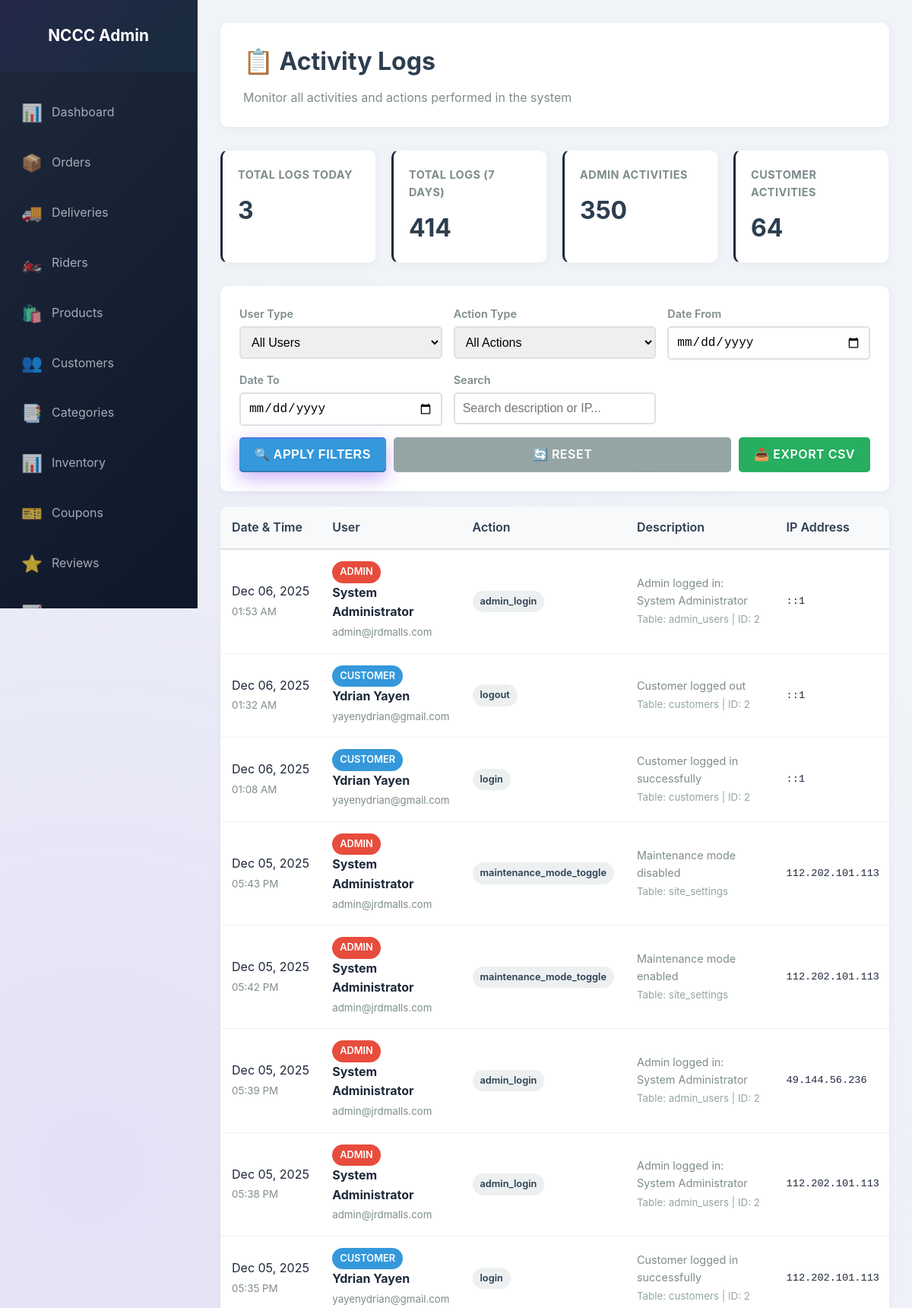
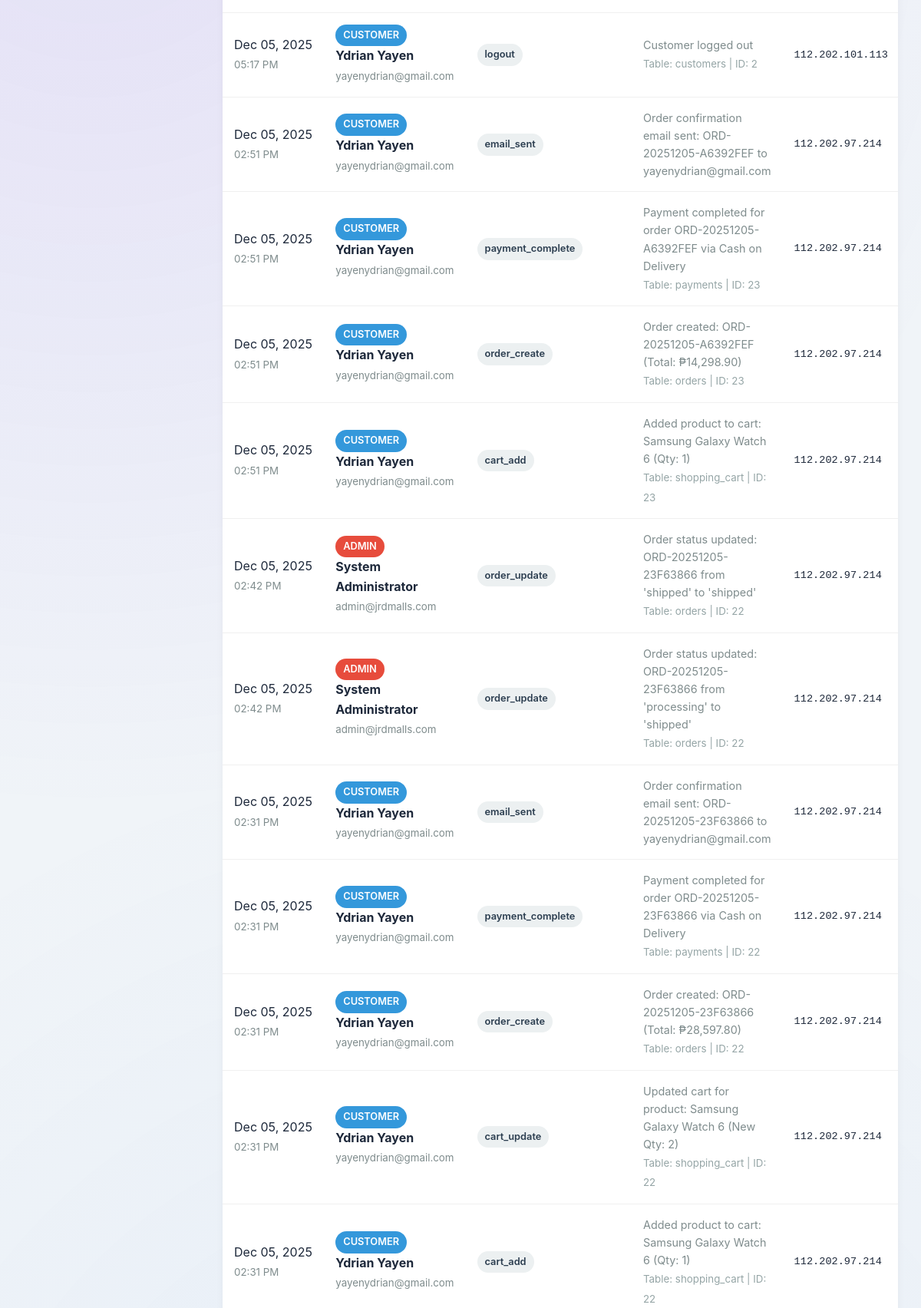
The page /admin/activity_logs.php (signed in, upper part) on the database its author committed (2 pictures, top to bottom).
### tables this page shows
CREATE TABLE `activity_logs` (
  `log_id` int(11) NOT NULL,
  `user_type` enum('admin','customer') NOT NULL,
  `user_id` int(11) NOT NULL,
  `action_type` varchar(50) NOT NULL,
  `action_description` text NOT NULL,
  `table_affected` varchar(50) DEFAULT NULL,
  `record_id` int(11) DEFAULT NULL,
  `old_values` text DEFAULT NULL,
  `new_values` text DEFAULT NULL,
  `ip_address` varchar(45) DEFAULT NULL,
  `user_agent` varchar(255) DEFAULT NULL,
  `created_at` timestamp NOT NULL DEFAULT current_timestamp()
);

### config.php (called while the page is built, shortened)
<?php
function getDBConnection() {
    $conn = new mysqli(DB_HOST, DB_USER, DB_PASS, DB_NAME);
    $conn->set_charset("utf8mb4");
    $conn->query("SET time_zone = '+08:00'");
    return $conn;
}
require_once __DIR__ . '/includes/ActivityLogger.php';
?>

### includes/ActivityLogger.php (called while the page is built, shortened)
<?php
class ActivityLogger {
    private $conn;
    public function __construct($connection = null) {
        $this->conn = $connection ?: getDBConnection();
    }
    public function getLogs($filters = []) {
        $where = [];
        $params = [];
        $types = '';
        $whereClause = !empty($where) ? 'WHERE ' . implode(' AND ', $where) : '';
        $limit = $filters['limit'] ?? 50;
        $offset = $filters['offset'] ?? 0;
        $query = "
            SELECT al.*,
                   CASE
                       WHEN al.user_type = 'admin' THEN au.full_name
                       WHEN al.user_type = 'customer' THEN CONCAT(c.first_name, ' ', c.last_name)
                   END as user_name,
                   CASE
                       WHEN al.user_type = 'admin' THEN au.email
                       WHEN al.user_type = 'customer' THEN c.email
                   END as user_email
            FROM activity_logs al
            LEFT JOIN admin_users au ON al.user_type = 'admin' AND al.user_id = au.admin_id
            LEFT JOIN customers c ON al.user_type = 'customer' AND al.user_id = c.customer_id
            $whereClause
            ORDER BY al.created_at DESC
            LIMIT ? OFFSET ?
        ";
        $stmt = $this->conn->prepare($query);
        if (!empty($params)) {
            $types .= 'ii';
            $params[] = $limit;
            $params[] = $offset;
            $stmt->bind_param($types, ...$params);
        } else {
            $stmt->bind_param('ii', $limit, $offset);
        }
        $stmt->execute();
        return $stmt->get_result()->fetch_all(MYSQLI_ASSOC);
    }
    public function getLogCount($filters = []) {
        $where = [];
        $params = [];
        $types = '';
        if (isset($filters['user_type'])) {
            $where[] = "user_type = ?";
            $params[] = $filters['user_type'];
            $types .= 's';
        }
        if (isset($filters['date_from'])) {
            $where[] = "created_at >= ?";
            $params[] = $filters['date_from'];
            $types .= 's';
        }
        $whereClause = !empty($where) ? 'WHERE ' . implode(' AND ', $where) : '';
        $query = "SELECT COUNT(*) as total FROM activity_logs $whereClause";
        $stmt = $this->conn->prepare($query);
        if (!empty($params)) {
            $stmt->bind_param($types, ...$params);
        }
        $stmt->execute();
        $result = $stmt->get_result()->fetch_assoc();
        return $result['total'];
    }
}
?>

### admin/activity_logs.php (the view, shortened to what this page needs)
<?php
require_once '../config.php';
require_once '../includes/ActivityLogger.php';
$logger = new ActivityLogger();
$filters = [];
$page = isset($_GET['page']) ? max(1, intval($_GET['page'])) : 1;
$per_page = 50;
$filters['limit'] = $per_page;
$filters['offset'] = ($page - 1) * $per_page;
$logs = $logger->getLogs($filters);
?>
<!DOCTYPE html>
<html lang="en">
<head>
    <link rel="stylesheet" href="../css/style.css">
</head>
<body>
    <div class="admin-wrapper">
        <?php include 'sidebar.php'; ?>
        <main class="admin-main">
            <div class="page-header">
                <h1>📋 Activity Logs</h1>
                <p>Monitor all activities and actions performed in the system</p>
            </div>
            <div class="stats-grid">
                <div class="stat-card">
                    <h3>Total Logs Today</h3>
                    <div class="stat-value">
                        <?php
                        $today_count = $logger->getLogCount(['date_from' => date('Y-m-d')]);
                        echo number_format($today_count);
                        ?>
                    </div>
                </div>
                <div class="stat-card">
                    <h3>Total Logs (7 Days)</h3>
                    <div class="stat-value">
                        <?php
                        $week_count = $logger->getLogCount(['date_from' => date('Y-m-d', strtotime('-7 days'))]);
                        echo number_format($week_count);
                        ?>
                    </div>
                </div>
                <div class="stat-card">
                    <h3>Admin Activities</h3>
                    <div class="stat-value">
                        <?php
                        $admin_count = $logger->getLogCount(['user_type' => 'admin']);
                        echo number_format($admin_count);
                        ?>
                    </div>
                </div>
                <div class="stat-card">
                    <h3>Customer Activities</h3>
                    <div class="stat-value">
                        <?php
                        $customer_count = $logger->getLogCount(['user_type' => 'customer']);
                        echo number_format($customer_count);
                        ?>
                    </div>
                </div>
            </div>
            <div class="filters-section">
                <form method="GET" action="">
                    <div class="filters-grid">
                        <div class="filter-group">
                            <label>User Type</label>
                            <select name="user_type">
                                <option value="">All Users</option>
                            </select>
                        </div>
                        <div class="filter-group">
                            <label>Action Type</label>
                            <select name="action_type">
                                <option value="">All Actions</option>
                            </select>
                        </div>
                        <div class="filter-group">
                            <label>Date From</label>
                            <input type="date" name="date_from" value="<?php echo htmlspecialchars($_GET['date_from'] ?? ''); ?>">
                        </div>
                        <div class="filter-group">
                            <label>Date To</label>
                            <input type="date" name="date_to" value="<?php echo htmlspecialchars($_GET['date_to'] ?? ''); ?>">
                        </div>
                        <div class="filter-group">
                            <label>Search</label>
                            <input type="text" name="search" placeholder="Search description or IP..." value="<?php echo htmlspecialchars($_GET['search'] ?? ''); ?>">
                        </div>
                    </div>
                    <div class="filter-actions">
                        <button type="submit" class="btn btn-primary">🔍 Apply Filters</button>
                        <a href="activity_logs.php" class="btn btn-secondary">🔄 Reset</a>
                        <a href="?<?php echo http_build_query(array_merge($_GET, ['export' => 'csv'])); ?>" class="btn btn-success">📥 Export CSV</a>
                    </div>
                </form>
            </div>
            <div class="logs-table">
                <div class="table-container">
                    <table>
                        <thead>
                            <tr>
                                <th>Date & Time</th>
                                <th>User</th>
                                <th>Action</th>
                                <th>Description</th>
                                <th>IP Address</th>
                            </tr>
                        </thead>
                        <tbody>
                            <?php if (empty($logs)): ?>
                                <tr>
                                    <td colspan="6" style="text-align: center; padding: 40px; color: #7f8c8d;">
                                        No activity logs found.
                                    </td>
                                </tr>
                            <?php else: ?>
                                <?php foreach ($logs as $log): ?>
                                    <tr>
                                        <td style="white-space: nowrap;">
                                            <?php echo date('M d, Y', strtotime($log['created_at'])); ?><br>
                                            <small style="color: #7f8c8d;"><?php echo date('h:i A', strtotime($log['created_at'])); ?></small>
                                        </td>
                                        <td>
                                            <span class="user-badge badge-<?php echo $log['user_type']; ?>">
                                                <?php echo strtoupper($log['user_type']); ?>
                                            </span><br>
                                            <strong><?php echo htmlspecialchars($log['user_name']); ?></strong><br>
                                            <small style="color: #7f8c8d;"><?php echo htmlspecialchars($log['user_email']); ?></small>
                                        </td>
                                        <td>
                                            <span class="action-badge"><?php echo htmlspecialchars($log['action_type']); ?></span>
                                        </td>
                                        <td>
                                            <div class="log-description"><?php echo htmlspecialchars($log['action_description']); ?></div>
                                            <?php if ($log['table_affected']): ?>
                                                <small style="color: #95a5a6;">
                                                    Table: <?php echo htmlspecialchars($log['table_affected']); ?>
                                                    <?php if ($log['record_id']): ?>
                                                        | ID: <?php echo $log['record_id']; ?>
                                                    <?php endif; ?>
                                                </small>
                                            <?php endif; ?>
                                        </td>
                                        <td style="font-family: monospace; font-size: 0.85rem;">
                                            <?php echo htmlspecialchars($log['ip_address']); ?>
                                        </td>
                                    </tr>
                                <?php endforeach; ?>
                            <?php endif; ?>
                        </tbody>
                    </table>
                </div>
            </div>
        </main>
    </div>
</body>
</html>

### css/style.css (style rules this page uses)
* { margin: 0; padding: 0; box-sizing: border-box; }
:root { --primary: #7c3aed; --primary-dark: #6d28d9; --primary-light: #a78bfa; --secondary: #06d6a0; --secondary-dark: #05b384; --accent: #ff9e00; --accent-light: #ffb74d; --dark: #0f172a; --light: #f8fafc; --border: #e2e8f0; --text: #1e293b; --text-light: #64748b; --error: #ef4444; --success: #10b981; --warning: #f59e0b; --info: #3b82f6; --gradient-primary: linear-gradient(135deg, #7c3aed 0%, #06d6a0 100%); --gradient-hero: linear-gradient(135deg, #7c3aed 0%, #3b82f6 50%, #06d6a0 100%); --shadow-sm: 0 1px 3px 0 rgba(0, 0, 0, 0.1); --shadow-md: 0 4px 6px -1px rgba(0, 0, 0, 0.1); --shadow-lg: 0 10px 15px -3px rgba(0, 0, 0, 0.1); --shadow-xl: 0 20px 25px -5px rgba(0, 0, 0, 0.1); --shadow-glow: 0 0 30px rgba(124, 58, 237, 0.3); --transition: all 0.4s cubic-bezier(0.25, 0.46, 0.45, 0.94); }
body { font-family: 'Inter', -apple-system, BlinkMacSystemFont, 'Segoe UI', Roboto, 'Helvetica Neue', Arial, sans-serif; line-height: 1.6; color: var(--text); background: linear-gradient(135deg, #f0f9ff 0%, #f0f4ff 100%); background-attachment: fixed; min-height: 100vh; overflow-x: hidden; }
body::before { content: ''; position: fixed; top: 0; left: 0; width: 100%; height: 100%; background: radial-gradient(circle at 10% 20%, rgba(124, 58, 237, 0.1) 0%, transparent 20%), radial-gradient(circle at 90% 80%, rgba(6, 214, 160, 0.1) 0%, transparent 20%), radial-gradient(circle at 50% 50%, rgba(59, 130, 246, 0.05) 0%, transparent 30%); z-index: -1; animation: float 20s ease-in-out infinite; }
.btn { display: inline-block; padding: 16px 36px; text-decoration: none; border-radius: 12px; transition: var(--transition); border: none; cursor: pointer; font-size: 1rem; font-weight: 700; text-align: center; position: relative; overflow: hidden; transform-style: preserve-3d; perspective: 1000px; text-transform: uppercase; letter-spacing: 0.5px; }
.btn::before { content: ''; position: absolute; top: 0; left: 0; width: 100%; height: 100%; background: linear-gradient(135deg, rgba(255,255,255,0.2) 0%, rgba(255,255,255,0) 100%); transform: translateY(100%); transition: transform 0.6s cubic-bezier(0.25, 0.46, 0.45, 0.94); }
.btn-primary { background: var(--gradient-primary); color: white; box-shadow: 0 8px 25px rgba(124, 58, 237, 0.4), 0 2px 0 rgba(124, 58, 237, 0.3) inset, 0 -2px 0 rgba(0, 0, 0, 0.2) inset; transform: translateY(0); }
.btn-secondary { flex: 1; text-align: center; padding: 0.6rem 1rem; font-size: 0.9rem; }
a, button, .btn, .btn-primary, .btn-secondary { pointer-events: all !important; cursor: pointer !important; }

### rows shown on the page
activity_logs: created_at "Dec 06, 2025", created_at "01:53 AM", user_type "ADMIN", user_name "System Administrator", user_email "admin@jrdmalls.com", action_type "admin_login", action_description "Admin logged in: System Administrator", table_affected "admin_users", record "2", ip_address "::1"
activity_logs: created_at "Dec 06, 2025", created_at "01:32 AM", user_type "CUSTOMER", user_name "Ydrian Yayen", user_email "yayenydrian@gmail.com", action_type "logout", action_description "Customer logged out", table_affected "customers", record "2", ip_address "::1"
activity_logs: created_at "Dec 06, 2025", created_at "01:08 AM", user_type "CUSTOMER", user_name "Ydrian Yayen", user_email "yayenydrian@gmail.com", action_type "login", action_description "Customer logged in successfully", table_affected "customers", record "2", ip_address "::1"
activity_logs: created_at "Dec 05, 2025", created_at "05:43 PM", user_type "ADMIN", user_name "System Administrator", user_email "admin@jrdmalls.com", action_type "maintenance_mode_toggle", action_description "Maintenance mode disabled", table_affected "site_settings", ip_address "112.202.101.113"
activity_logs: created_at "Dec 05, 2025", created_at "05:42 PM", user_type "ADMIN", user_name "System Administrator", user_email "admin@jrdmalls.com", action_type "maintenance_mode_toggle", action_description "Maintenance mode enabled", table_affected "site_settings", ip_address "112.202.101.113"
activity_logs: created_at "Dec 05, 2025", created_at "05:39 PM", user_type "ADMIN", user_name "System Administrator", user_email "admin@jrdmalls.com", action_type "admin_login", action_description "Admin logged in: System Administrator", table_affected "admin_users", record "2", ip_address "49.144.56.236"
activity_logs: created_at "Dec 05, 2025", created_at "05:38 PM", user_type "ADMIN", user_name "System Administrator", user_email "admin@jrdmalls.com", action_type "admin_login", action_description "Admin logged in: System Administrator", table_affected "admin_users", record "2", ip_address "112.202.101.113"
activity_logs: created_at "Dec 05, 2025", created_at "05:35 PM", user_type "CUSTOMER", user_name "Ydrian Yayen", user_email "yayenydrian@gmail.com", action_type "login", action_description "Customer logged in successfully", table_affected "customers", record "2", ip_address "112.202.101.113"
activity_logs: created_at "Dec 05, 2025", created_at "05:17 PM", user_type "CUSTOMER", user_name "Ydrian Yayen", user_email "yayenydrian@gmail.com", action_type "logout", action_description "Customer logged out", table_affected "customers", record "2", ip_address "112.202.101.113"
activity_logs: created_at "Dec 05, 2025", created_at "02:51 PM", user_type "CUSTOMER", user_name "Ydrian Yayen", user_email "yayenydrian@gmail.com", action_type "email_sent", action_description "Order confirmation email sent: ORD-20251205-A6392FEF to yayenydrian@gmail.com", ip_address "112.202.97.214"
activity_logs: created_at "Dec 05, 2025", created_at "02:51 PM", user_type "CUSTOMER", user_name "Ydrian Yayen", user_email "yayenydrian@gmail.com", action_type "payment_complete", action_description "Payment completed for order ORD-20251205-A6392FEF via Cash on Delivery", table_affected "payments", record "23", ip_address "112.202.97.214"
activity_logs: created_at "Dec 05, 2025", created_at "02:51 PM", user_type "CUSTOMER", user_name "Ydrian Yayen", user_email "yayenydrian@gmail.com", action_type "order_create", action_description "Order created: ORD-20251205-A6392FEF (Total: ₱14,298.90)", table_affected "orders", record "23", ip_address "112.202.97.214"
activity_logs: created_at "Dec 05, 2025", created_at "02:51 PM", user_type "CUSTOMER", user_name "Ydrian Yayen", user_email "yayenydrian@gmail.com", action_type "cart_add", action_description "Added product to cart: Samsung Galaxy Watch 6 (Qty: 1)", table_affected "shopping_cart", record "23", ip_address "112.202.97.214"
activity_logs: created_at "Dec 05, 2025", created_at "02:42 PM", user_type "ADMIN", user_name "System Administrator", user_email "admin@jrdmalls.com", action_type "order_update", action_description "Order status updated: ORD-20251205-23F63866 from 'shipped' to 'shipped'", table_affected "orders", record "22", ip_address "112.202.97.214"
activity_logs: created_at "Dec 05, 2025", created_at "02:42 PM", user_type "ADMIN", user_name "System Administrator", user_email "admin@jrdmalls.com", action_type "order_update", action_description "Order status updated: ORD-20251205-23F63866 from 'processing' to 'shipped'", table_affected "orders", record "22", ip_address "112.202.97.214"
activity_logs: created_at "Dec 05, 2025", created_at "02:31 PM", user_type "CUSTOMER", user_name "Ydrian Yayen", user_email "yayenydrian@gmail.com", action_type "email_sent", action_description "Order confirmation email sent: ORD-20251205-23F63866 to yayenydrian@gmail.com", ip_address "112.202.97.214"
activity_logs: created_at "Dec 05, 2025", created_at "02:31 PM", user_type "CUSTOMER", user_name "Ydrian Yayen", user_email "yayenydrian@gmail.com", action_type "payment_complete", action_description "Payment completed for order ORD-20251205-23F63866 via Cash on Delivery", table_affected "payments", record "22", ip_address "112.202.97.214"
activity_logs: created_at "Dec 05, 2025", created_at "02:31 PM", user_type "CUSTOMER", user_name "Ydrian Yayen", user_email "yayenydrian@gmail.com", action_type "order_create", action_description "Order created: ORD-20251205-23F63866 (Total: ₱28,597.80)", table_affected "orders", record "22", ip_address "112.202.97.214"
activity_logs: created_at "Dec 05, 2025", created_at "02:31 PM", user_type "CUSTOMER", user_name "Ydrian Yayen", user_email "yayenydrian@gmail.com", action_type "cart_update", action_description "Updated cart for product: Samsung Galaxy Watch 6 (New Qty: 2)", table_affected "shopping_cart", record "22", ip_address "112.202.97.214"
activity_logs: created_at "Dec 05, 2025", created_at "02:31 PM", user_type "CUSTOMER", user_name "Ydrian Yayen", user_email "yayenydrian@gmail.com", action_type "cart_add", action_description "Added product to cart: Samsung Galaxy Watch 6 (Qty: 1)", table_affected "shopping_cart", record "22", ip_address "112.202.97.214"

### other values the page prints
$today_count "3"
$week_count "414"
$admin_count "350"
$customer_count "64"
